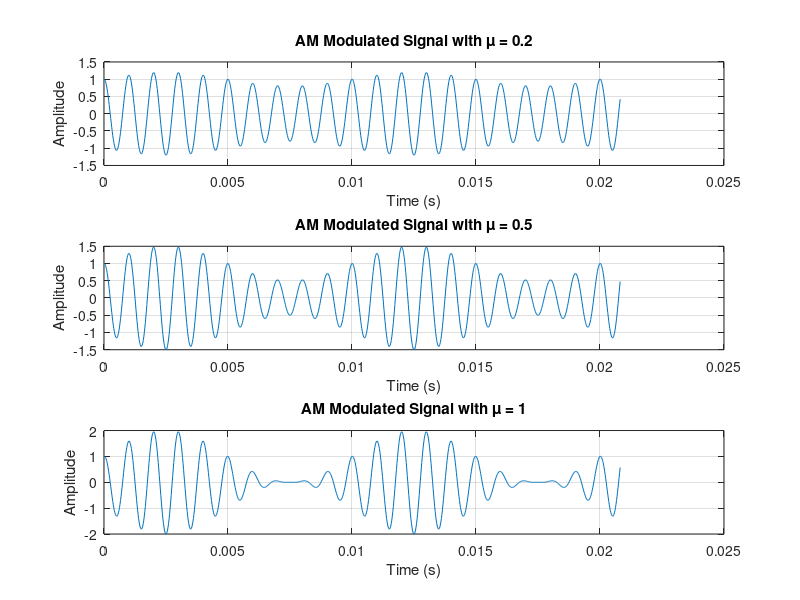

MATLAB code to generate this figure:
% AM Modulation Comparison with Different Modulation Indices
% Author: Your Name
% Description: This script compares AM modulation for different modulation indices.
% Carrier frequency: 1kHz, Sampling frequency: 48kHz

clear; clc;

% Parameters
fs = 48000;                     % Sampling frequency (Hz)
t = 0:1/fs:2;                   % Time vector (0 to 2 sec)
fc = 1000;                      % Carrier frequency (Hz)
Ac = 1;                         % Carrier amplitude

% Message Signal (Sinusoidal)
m = sin(2*pi*100*t);            % 100 Hz sinusoidal message

% Different modulation indices
mu_values = [0.2, 0.5, 1];      % Modulation indices to compare

% Create figure for comparison
figure('Name','AM Modulation Comparison');

for i = 1:length(mu_values)
    mu = mu_values(i);
    
    % Generate AM signal for each modulation index
    am_signal = (1 + mu * m) .* Ac .* cos(2*pi*fc*t);
    
    % Plot only first 1000 samples for better visibility
    subplot(length(mu_values), 1, i);
    plot(t(1:1000), am_signal(1:1000));
    title(['AM Modulated Signal with \mu = ', num2str(mu)]);
    xlabel('Time (s)');
    ylabel('Amplitude');
    grid on;
end
